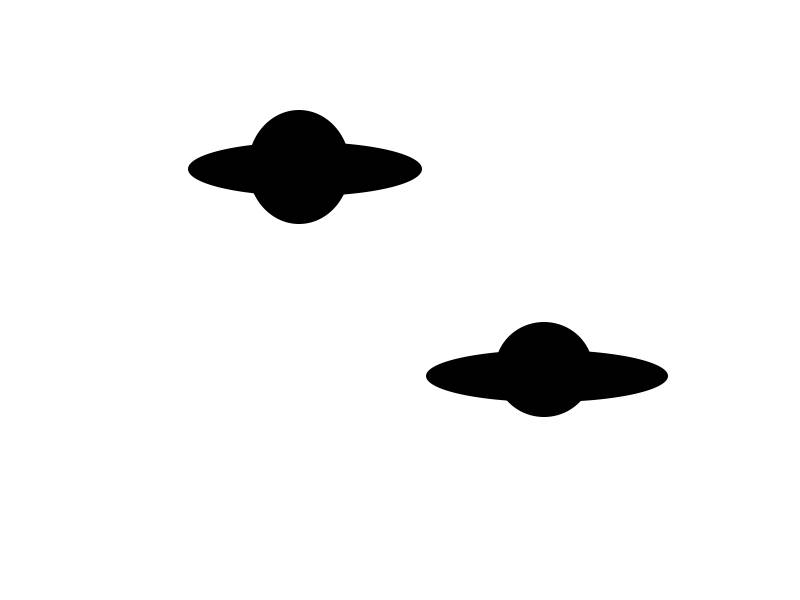
#> input picture blob.jpg, 800 x 600 px
$ python -i combtest.py   (imports and definitions only)
#> lines starting #> are read from the running program, lines starting #| are printed output that depends on the picture; after the words box and inside, x2 and y2 are one past the last pixel; in counts of white or black regions, pixels touching at a corner belong together
#> further down, picture is the input picture: shape (600, 800, 3); min 0, max 255, mean 241
#!/usr/bin/env python3
from audiolazy import *
import time
import threading
import synthIter as SI
import cv2
import numpy as np


# [2 lines that did not run here, left out]

rate = 44100 # samples/s
# fstart, fend = 16, 20000 # Hz
intensity = 50 # phons
# chirp_duration = 5 # seconds
# total_duration = 9 # seconds
# [1 line that did not run here, left out]
# [1 line that did not run here, left out]

maxgain = 402350.59784068936

DEBUG = True


def finalize(zeros_dur):
  print("Finished!")
  for el in zeros(zeros_dur):
    # yield allows you to return a SEQUENCE of values rather than a singular return.
    # used in generator functions: these functions caSynthIteratorn store state data and use it
    # in subsequent calls! pretty cool
    yield el

def dB2magnitude(logpower):
  return 10 ** (logpower / 20)

# freq = 1e3 * Hz * 2

def getBlobDetect():
    # Set up blob detector
    params = cv2.SimpleBlobDetector_Params()
    params.minThreshold = 30
    params.maxThreshold = 256
    params.filterByArea = True
    params.minArea = 200
    params.maxArea = 1500
    params.filterByCircularity = False
    params.filterByConvexity = False
    params.filterByInertia = True
    detector = cv2.SimpleBlobDetector_create(params)
    return detector

def processImg(im):
    im = cv2.cvtColor(im, cv2.COLOR_BGR2GRAY)

    # remove shadows
    #   blur to remove noise
    frame = cv2.GaussianBlur(im, (3, 3), 0)

    #   threshold to remove shadows
    grayMin = 0
    grayMax = 125
    mask = cv2.inRange(frame, grayMin, grayMax)
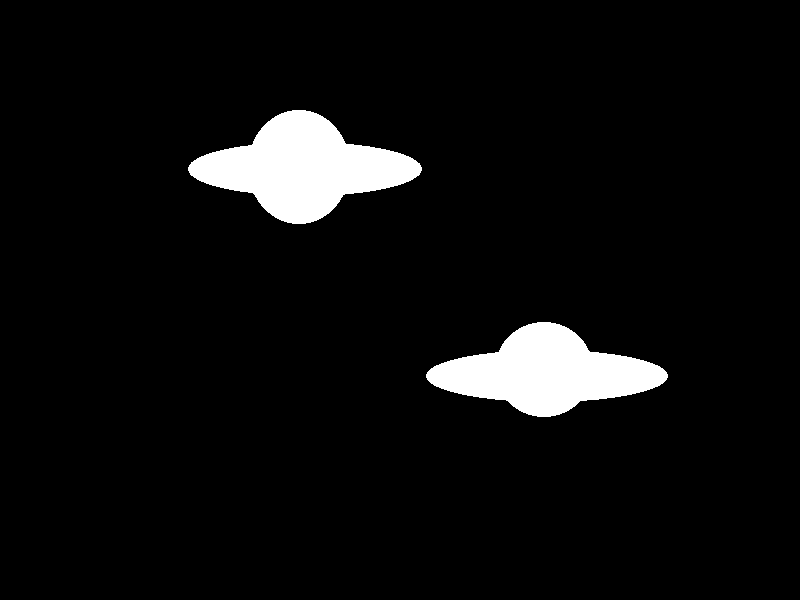
#> mask: shape (600, 800); 5.5% white; 2 white regions, box (x1, y1, x2, y2) and area: (188, 110, 422, 224) 13913, (426, 322, 668, 417) 12492
    res = cv2.bitwise_and(frame, frame, mask = mask)
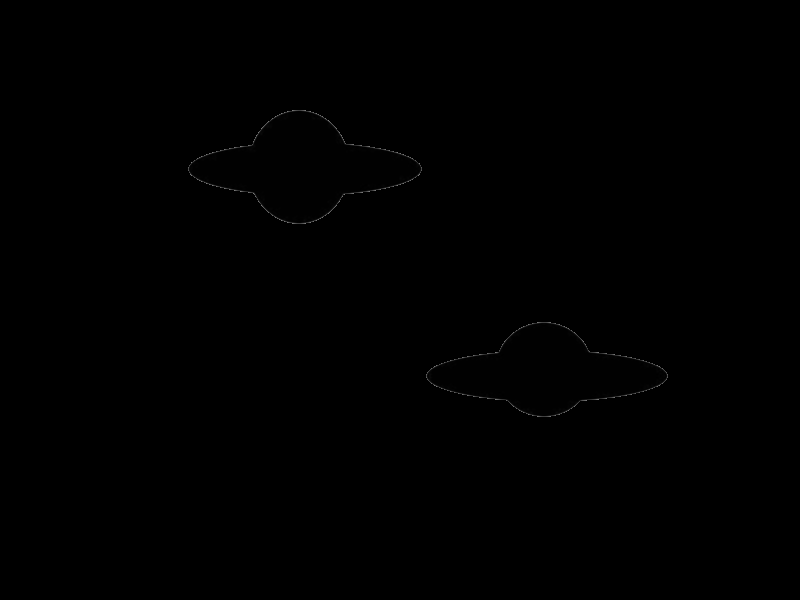
#> res: shape (600, 800); min 0, max 125, mean 0.2

    if DEBUG:
        cv2.imshow("masked image", res)
        cv2.waitKey(1)

    res = cv2.dilate(res, None, iterations = 1)
    res = 255-res
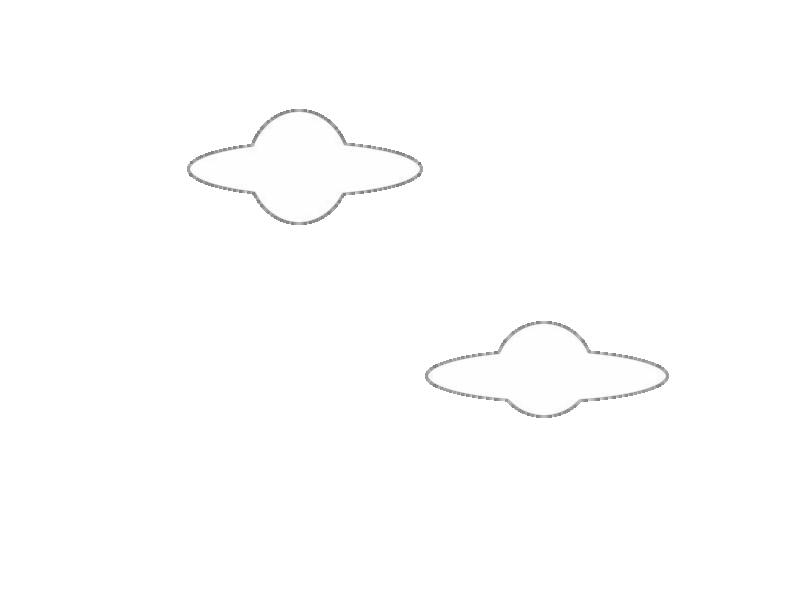
#> res: shape (600, 800); min 130, max 255, mean 254.2
    ret,thresh_img = cv2.threshold(res,250,255,cv2.THRESH_BINARY)
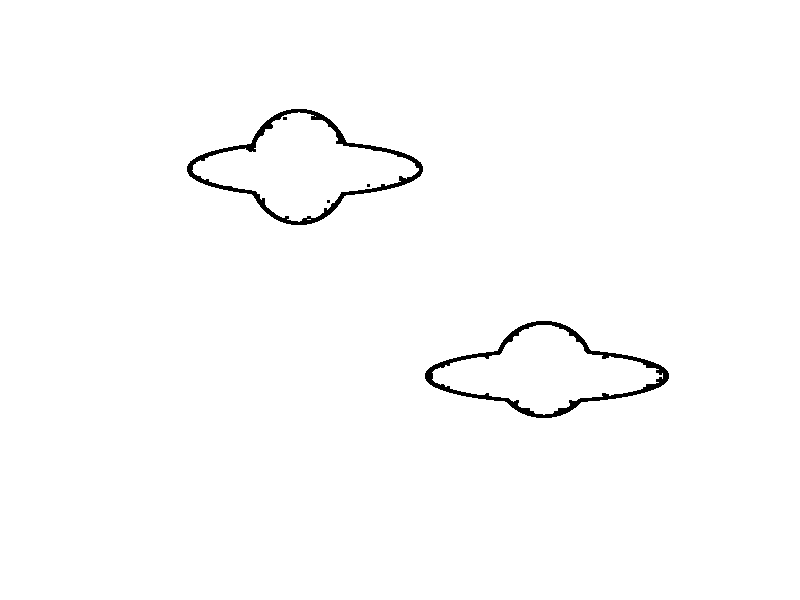
#> thresh_img: shape (600, 800); 98.9% white; 5 black regions (3 under 20 px), largest, box (x1, y1, x2, y2) and area: (187, 109, 423, 225) 2604, (425, 321, 669, 418) 2571

    if DEBUG:
        cv2.imshow("binary image", res)
        cv2.waitKey(1)

    return im

def detectFrame(detector, im):
    keypoints = detector.detect(im)
    # cv2.DRAW_MATCHES_FLAGS_DRAW_RICH_KEYPOINTS ensures the size of the circle corresponds to the size of blob
    im_with_keypoints = cv2.drawKeypoints(im, keypoints, np.array([]), (0,0,255), cv2.DRAW_MATCHES_FLAGS_DRAW_RICH_KEYPOINTS)
    return im_with_keypoints, keypoints

# for fixing openCV y axis
def fixCoord(val, max):
    newVal = max - val
    return newVal

def convertToRange(oldValue, oldMin, oldMax, newMin, newMax):
    oldRange = (oldMax - oldMin)
    newRange = (newMax - newMin)
    newValue = (((oldValue - oldMin) * newRange) / oldRange) + newMin
    return newValue

#           START


# [84 lines not run here, left out]

>>> import cv2
>>> picture = cv2.imread('blob.jpg')
>>> result = processImg(picture)
